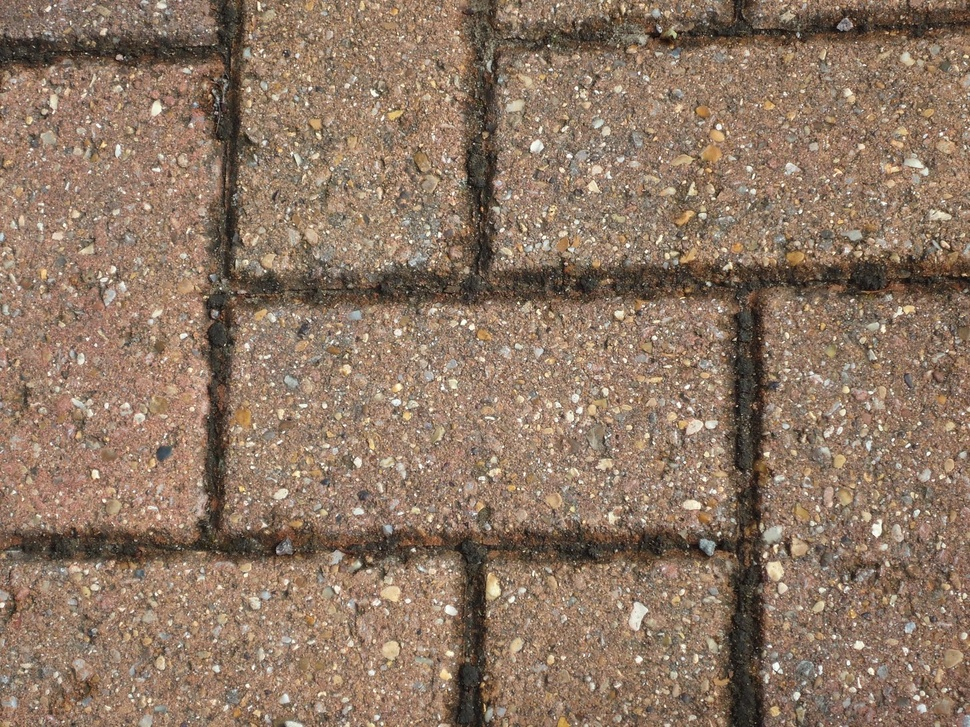
//> input picture bin/target1.jpg, 970 x 727 px, shrunk from 1600 x 1200 before the run
$ ./ShiFeat ../bin/target1.jpg   (built with g++ and OpenCV 4)
//> lines starting //> are read from the running program, lines starting //| are printed output that depends on the picture; after the words box and inside, x2 and y2 are one past the last pixel; in counts of white or black regions, pixels touching at a corner belong together
/**
 * @function goodFeaturesToTrack_Demo.cpp
 * @brief Demo code for detecting corners using Shi-Tomasi method
 * @author OpenCV team
 */

#include "opencv2/imgcodecs.hpp"
#include "opencv2/highgui/highgui.hpp"
#include "opencv2/imgproc/imgproc.hpp"
#include <iostream>
#include <stdio.h>
#include <stdlib.h>

using namespace cv;
using namespace std;

/// Global variables
Mat src, src_gray;

int maxCorners = 23;
int maxTrackbar = 100;

RNG rng(12345);
const char* source_window = "Image";

/// Function header
void goodFeaturesToTrack_Demo( int, void* );

/**
 * @function main
 */
int main( int, char** argv )
{
  /// Load source image and convert it to gray
  src = imread( argv[1], 1 );
//> src is the input picture: 727 rows x 970 cols, CV_8UC3; mean B, G, R 100.2, 119.1, 142.4
  cvtColor( src, src_gray, COLOR_BGR2GRAY );
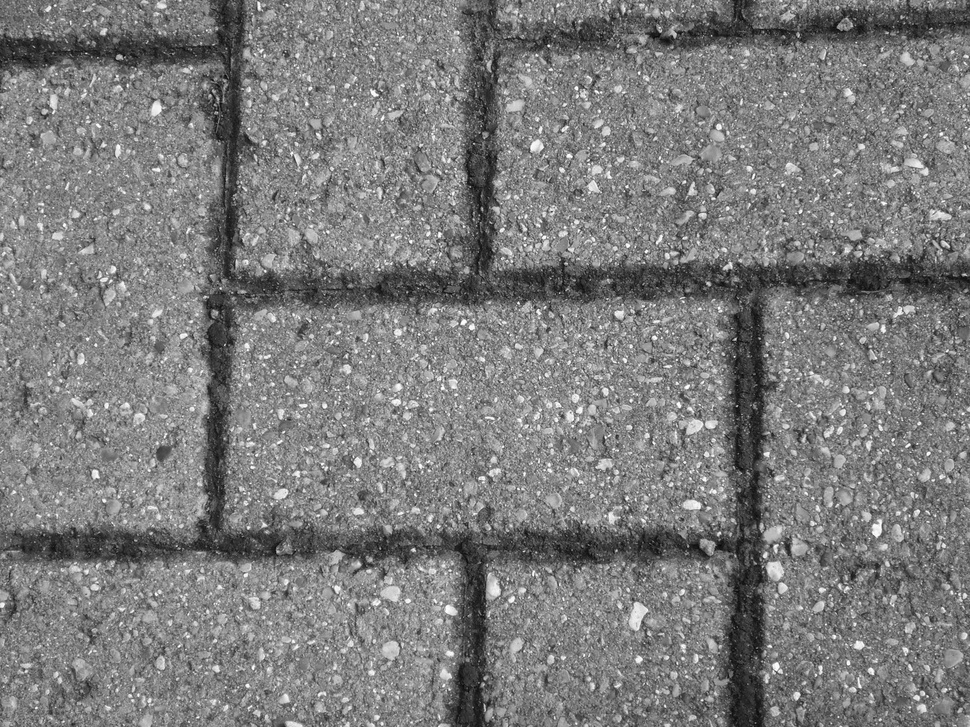
//> src_gray: 727 rows x 970 cols, CV_8UC1; min 1, max 254, mean 123.9

  /// Create Window
  namedWindow( source_window, WINDOW_AUTOSIZE );

  /// Create Trackbar to set the number of corners
  createTrackbar( "Max  corners:", source_window, &maxCorners, maxTrackbar, goodFeaturesToTrack_Demo );

  imshow( source_window, src );

  goodFeaturesToTrack_Demo( 0, 0 );

  waitKey(0);
  return(0);
}

/**
 * @function goodFeaturesToTrack_Demo.cpp
 * @brief Apply Shi-Tomasi corner detector
 */
void goodFeaturesToTrack_Demo( int, void* )
{
  if( maxCorners < 1 ) { maxCorners = 1; }

  /// Parameters for Shi-Tomasi algorithm
  vector<Point2f> corners;
  double qualityLevel = 0.01;
  double minDistance = 10;
  int blockSize = 3;
  bool useHarrisDetector = false;
  double k = 0.04;

  /// Copy the source image
  Mat copy;
  copy = src.clone();

  /// Apply corner detection
  goodFeaturesToTrack( src_gray,
               corners,
               maxCorners,
               qualityLevel,
               minDistance,
               Mat(),
               blockSize,
               useHarrisDetector,
               k );
//> corners = 23 Points (x, y), first 12: [548, 45], [518, 302], [909, 444], [220, 288], [265, 271], [769, 496], [564, 263], [734, 356], [627, 186], [735, 339], [378, 95], [645, 251]


  /// Draw corners detected
  cout<<"** Number of corners detected: "<<corners.size()<<endl;
//| ** Number of corners detected: 23
  int r = 4;
  for( size_t i = 0; i < corners.size(); i++ )
     { circle( copy, corners[i], r, Scalar(rng.uniform(0,255), rng.uniform(0,255), rng.uniform(0,255)), -1, 8, 0 ); }
//> this loop made 23 passes
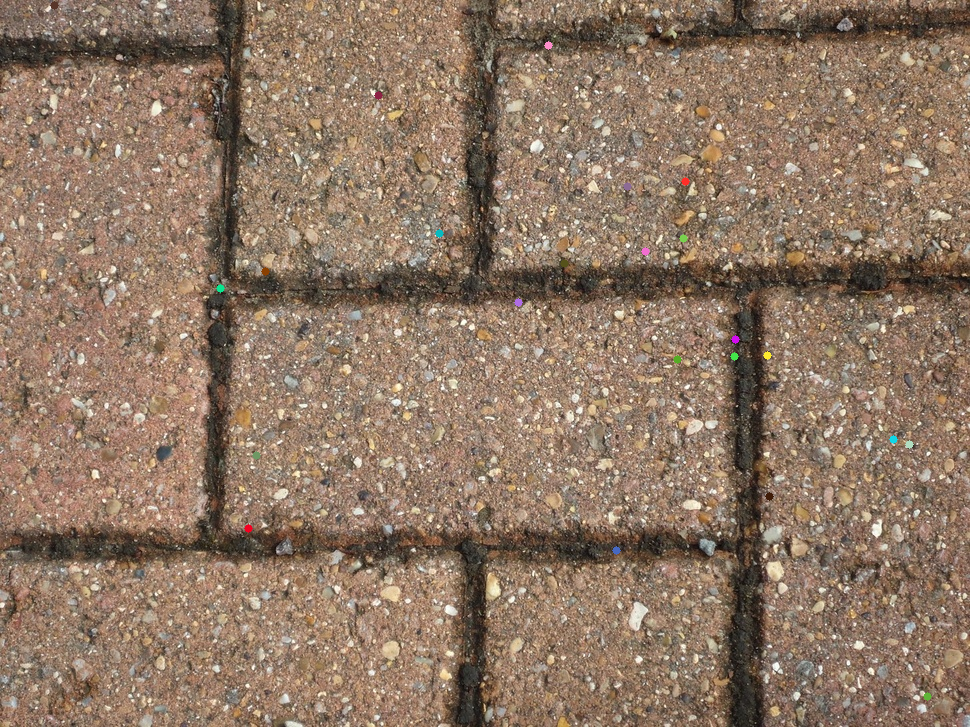
//> copy: 727 rows x 970 cols, CV_8UC3; 0.16% of pixels changed, all inside (x1, y1, x2, y2) = (50, 1, 932, 701)

  /// Show what you got
  namedWindow( source_window, WINDOW_AUTOSIZE );
  imshow( source_window, copy );
}
